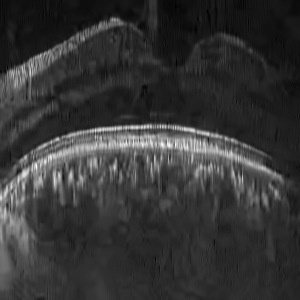
#> input picture denoising/svd/bm3d_output1.tiff, 300 x 300 px
$ jupyter execute svd_OCT_test.ipynb   (shell and % lines are left out)
#> lines starting #> are read from the running program, lines starting #| are printed output that depends on the picture
# Trying out NumPy's SVD on Medical Images

[cell 1]
import numpy as np
from numpy.linalg import svd
import matplotlib.pyplot as plt
from matplotlib.pyplot import imshow
from PIL import Image

[cell 2]
#Parameters
vmin = 0
vmax = 1
image_bias = 1

Import image to take SVD of

[cell 3]
# Open the PNG image
image = Image.open('bm3d_output1.tiff')
#> image is the input picture: PIL image 300x300 RGBA; mean R, G, B, A 53.4, 53.4, 53.4, 255

# Convert the image to grayscale
grayscale_image = image.convert('L')

# Convert the image to a NumPy array
A = np.array(grayscale_image)

# Remember image size
n = len(A)
#> n = 300
print("Size of the image is : " , A.shape)
#| Size of the image is :  (300, 300)

# Show image
imshow(A, cmap='gray')
plt.show()

## Taking SVD

[cell 4]
U, S, V = svd(A)
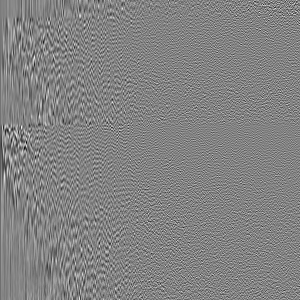
#> U: shape (300, 300) float64; min -0.325, max 0.309, mean -8.06e-05; drawn with min black and max white
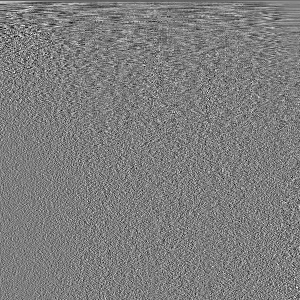
#> V: shape (300, 300) float64; min -0.267, max 0.273, mean -0.000117; drawn with min black and max white
#> S = 300 values, max 17678.8 at index 0, min 0.0313 at index 299, mean 190.9

## Observing U

[cell 5]
# Size of U
print("Size of U is: ", U.shape)
#| Size of U is:  (300, 300)

[cell 6]
print(np.round(U,2))
#> (printed output is left out)

## Observing S

[cell 7]
# Size of U
print("Size of Sigma is: ", S.shape)
#| Size of Sigma is:  (300,)

[cell 8]
sigma = np.diag(S)
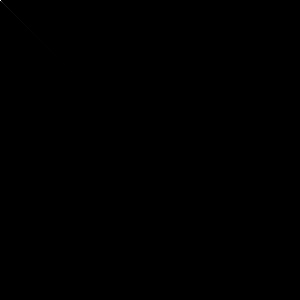
#> sigma: shape (300, 300) float64; min 0, max 17678.8, mean 0.6; drawn with min black and max white
print(np.round(sigma,2))
#> (printed output is left out)

NumPy saves sigma as a vector not a Matrix. Remember to create a diagonal matrix from it first.

## Observing V

[cell 9]
# Size of V
print("Size of V is: ", V.shape)
#| Size of V is:  (300, 300)

[cell 10]
print(np.round(V,2))
#> (printed output is left out)

## Taking Sums

### First matrix

[cell 11]
# Get first matrix
first = S[0]*np.outer(U[:,0],V[0])
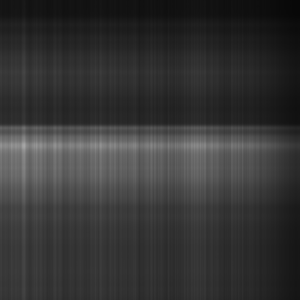
#> first: shape (300, 300) float64; min 8.22, max 166.7, mean 53.4

# Plot first matrix
plt.figure(figsize=(3, 3))  # Adjust the size as needed
plt.imshow(first, cmap='gray')
plt.axis('off')
plt.show()

### Second Matrix + Overall sum

[cell 12]
# Get first matrix
second = S[1]*np.outer(U[:,1],V[1])
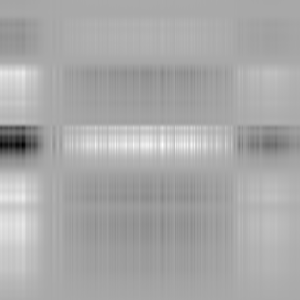
#> second: shape (300, 300) float64; min -138.6, max 70.42, mean 0; drawn with min black and max white

# Plot scond matrix
plt.figure(figsize=(3, 3))  # Adjust the size as needed
plt.imshow(second, cmap='gray')
plt.axis('off')
plt.show()

[cell 13]
# Plot overall sum
img_sum = first + second

plt.figure(figsize=(3, 3))  # Adjust the size as needed
plt.imshow(img_sum, cmap='gray')
plt.axis('off')
plt.show()

### Third matrix + overall sum

[cell 14]
# Get first matrix
third = S[2]*np.outer(U[:,2],V[2])
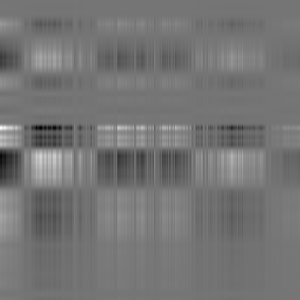
#> third: shape (300, 300) float64; min -78.39, max 92.21, mean 0; drawn with min black and max white

# Plot scond matrix
plt.figure(figsize=(3, 3))  # Adjust the size as needed
plt.imshow(third, cmap='gray')
plt.axis('off')
plt.show()

[cell 15]
# Plot overall sum
img_sum += third
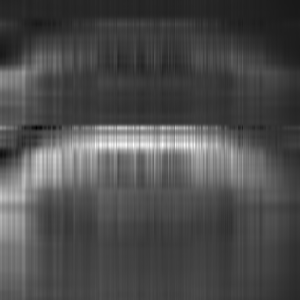
#> img_sum: shape (300, 300) float64; min -14.75, max 212.2, mean 53.4; drawn with min black and max white

plt.figure(figsize=(3, 3))  # Adjust the size as needed
plt.imshow(img_sum, cmap='gray')
plt.axis('off')
plt.show()

## Get first N Sums

[cell 16]
def get_image(U, S, V, N = 50, plot=True):
#> called with S = array of shape (300,), N = 5, plot = True
    final_img = np.zeros((n, n))

    for i in range(N):
        matrix = S[i]*np.outer(U[:,i],V[i])
        final_img += matrix
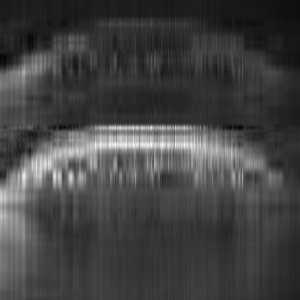
#> final_img: shape (300, 300) float64; min -5.48, max 217.7, mean 53.4; drawn with min black and max white

    if plot:
        plt.figure(figsize=(5, 5))
        plt.imshow(final_img, cmap='gray')
        plt.axis('off')
        plt.show()

    return final_img

[cell 17]
N_5 = get_image(U, S, V, N = 5)

[cell 18]
N_10 = get_image(U, S, V, N = 10)
#> call 2 of get_image, with S = array of shape (300,), N = 10, plot = True
#> after the loop in get_image (call 2), `for i in range(N):`:
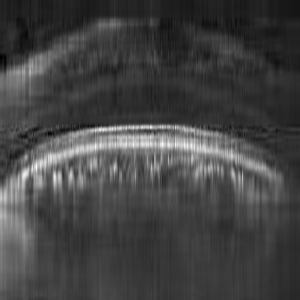
#> final_img: shape (300, 300) float64; min -12.91, max 235.9, mean 53.4; drawn with min black and max white

[cell 19]
N_50 = get_image(U, S, V, N = 50)

[cell 20]
N_100 = get_image(U, S, V, N = 100)

[cell 21]
N_250 = get_image(U, S, V, N = 250)

## Plotting it all

[cell 22]
images = [N_5, N_10, N_50, N_100, N_250]
N_values = [5, 10, 50, 100, 250]

# Create a figure and subplots
fig, axes = plt.subplots(1, 5, figsize=(20, 10))

# Plot each image on a separate subplot
for i in range(5):
    axes[i].imshow(images[i], cmap='gray')
    axes[i].axis('off')
    axes[i].set_title('N = {}'.format(N_values[i]))

plt.show()

## Compare Original and Truncated

[cell 23]
power = 75
trunc = get_image(U, S, V, N = power, plot=False)

plt.figure(figsize=(10, 5))  # Adjust the figure size as needed

# Plot original on the left
plt.subplot(1, 2, 1)
plt.imshow(A, cmap='gray')
plt.axis('off')
plt.title('BM3d output image')

# Plot truncated on the right
plt.subplot(1, 2, 2)
plt.imshow(trunc, cmap='gray')
plt.axis('off')
plt.title('SVD Truncated image N = {}'.format(power))

plt.show()

## Optimal truncation

[cell 24]
images = []
N_values = [20, 50, 70,100]

for N in N_values:
    trunc = get_image(U, S, V, N, plot=False)
    images.append(trunc)
#> after the loop, images = 4 items

# Create a figure and subplots
fig, axes = plt.subplots(1, 5, figsize=(20, 10))

# Plot original
axes[0].imshow(A, cmap='gray')
axes[0].axis('off')
axes[0].set_title('Original image')

# Plot each image on a separate subplot
for i in range(4):
    axes[1+i].imshow(images[i], cmap='gray')
    axes[1+i].axis('off')
    axes[1+i].set_title('N = {}'.format(N_values[i]))


plt.show()

## Difference

[cell 25]
diffs = []
for image in images:
    diffs.append(A-image)
#> this loop made 4 passes
#> after the loop, diffs = 4 items

# Create a figure and subplots
fig, axes = plt.subplots(1, 4, figsize=(20, 10))

# Plot each image on a separate subplot
for i in range(4):
    axes[i].imshow(diffs[i], cmap='gray')
    axes[i].axis('off')
    axes[i].set_title('N = {}'.format(N_values[i]))
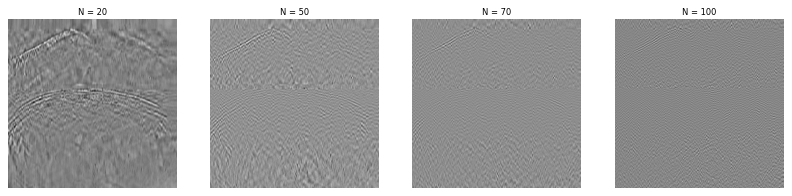
#> figure drawn by matplotlib, 4 panels
